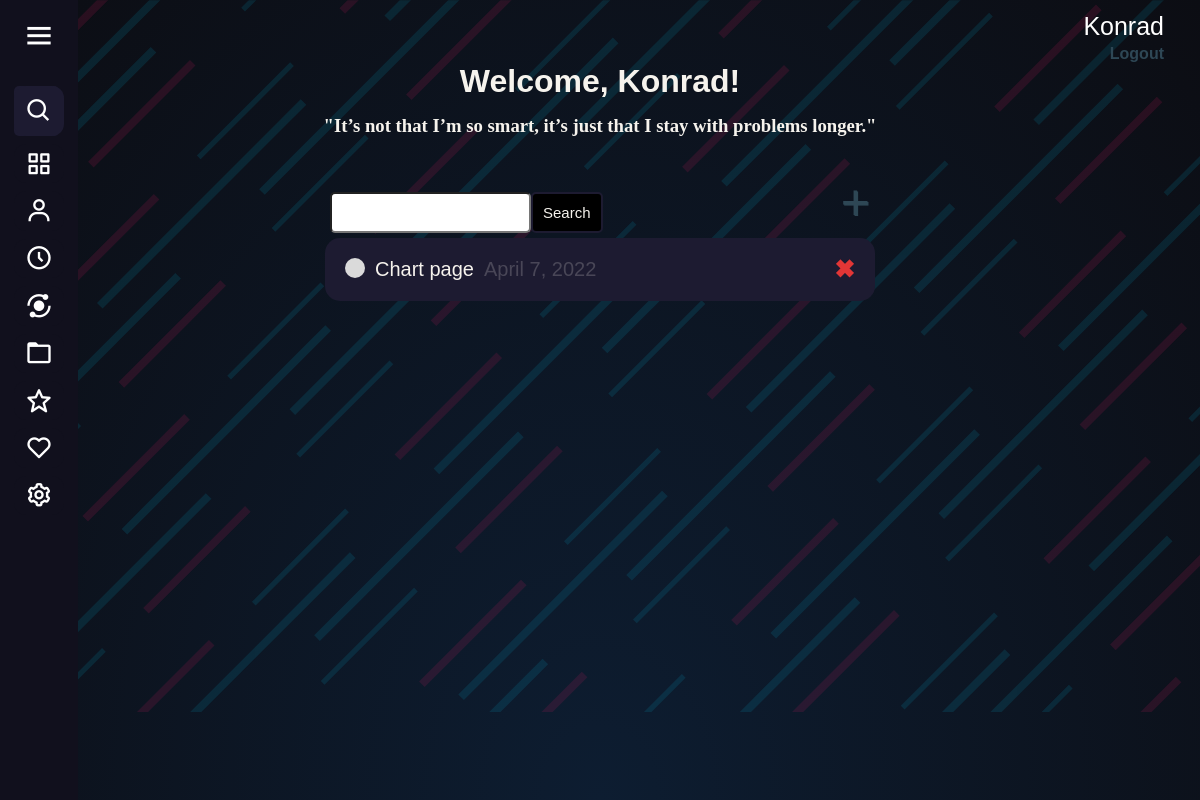
Before: / (signed in) with the older database file.
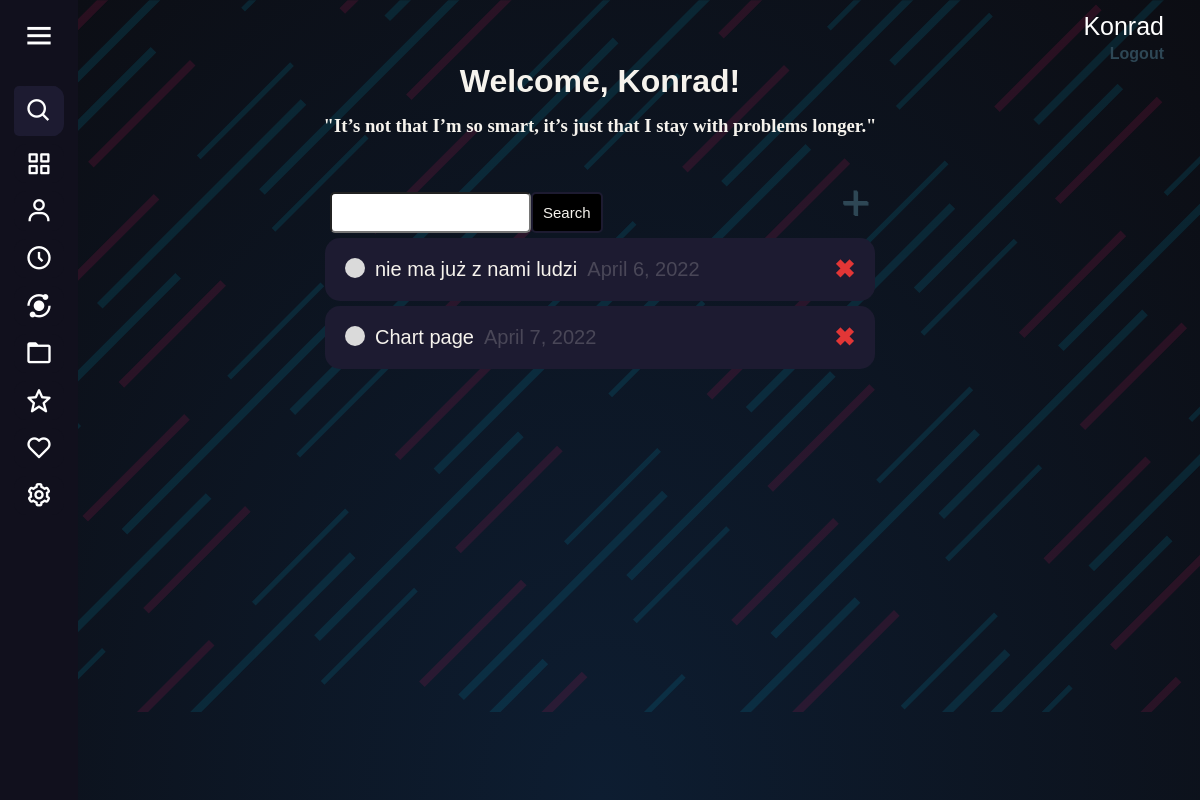
After: the same page with the newer database file.
### website/models.py (models this page shows)
class Task(models.Model):
    name = models.CharField(max_length=69)
    description = models.TextField(max_length=1337)
    deadline = models.DateField()
    status = models.BooleanField()
    user = models.ForeignKey(User, on_delete=models.CASCADE, null=True, blank=True)
    def __str__(self):
        return self.name
    class Meta:
        ordering = ['-status', 'deadline']

### website/views.py (the view)
# urls.py: path('', views.MainTasksView.as_view(), name='main-tasks'),
class MainTasksView(LoginRequiredMixin, ListView):
    model = Task
    context_object_name = "tasks"
    template_name = "maintasks.html"
    def get_context_data(self, **kwargs):
        context = super().get_context_data(**kwargs)
        context['tasks'] = context['tasks'].filter(user=self.request.user)
        context['count'] = context['tasks'].filter(status=False).count()
        search_input = self.request.GET.get('search_bar') or ''
        if search_input:
            context['tasks'] = context['tasks'].filter(name__icontains=search_input)
        context['search_input'] = search_input
        quotes = ['"Logic will take you from A to B. Imagination will take you everywhere."',
                  '"Hate is a lack of imagination."',
                  '"I am a brain, Watson. The rest of me is a mere appendix."',
                  '"Beauty you are born with, but brains you earn."',
                  '"I not only use all the brains that I have, but all I can borrow."',
                  '"It’s not that I’m so smart, it’s just that I stay with problems longer."',
                  '"Any fool can know. The point is to understand."',
                  '"The measure of intelligence is the ability to change."',
                  '"Try not to become a person of success, but rather try to become a person of value."',
                  '"Education is not the learning of the facts, but the training of the mind to think."', ]
        context['random_quote'] = random.choice(quotes)
        return context

### website/templates/maintasks.html (shortened to what this page needs)
{% extends "base.html" %}
{% block content %}
<html lang="en">
<head>
</head>
<body>
<div class="user-header-info">
{% if request.user.is_authenticated %}
<p class="user-nickname">{{ request.user }}</p>
<a class="user-log" href="{% url 'logout' %}">Logout</a>
{% else %}
<a class="user-log" href="{% url 'login' %}">Login</a>
{% endif %}
</div>
<div class="header-bar">
    <div>
        <h1>Welcome, {{ request.user.username|title }}!</h1>
        <h3 class="random-quote">{{ random_quote }}</h3>
    </div>
</div>
<div class="container">
<div class="search-bar-wrapper">
<form method="GET" class="search-bar">
    <input type="text" name="search_bar" value="{{ search_input }}">
    <input class="search-button" type="submit" value="Search">
</form>
    <a id="create-link" href="{% url 'create-tasks' %}">&#x2b;</a>
</div>
    <div class="tasks-wrapper">
        {% for task in tasks %}
        <div class="specific-task">
            {% if task.status %}
                <div class="task-name">
                    <div class="task-completed-icon"></div>
                    <s><a href="{% url 'update-tasks' task.id %}">{{ task }}</a></s>
                    <div class="deadline-task">{{ task.deadline }}</div>
                </div>
            <a class="delete-done-link" href="{% url 'delete-tasks' task.id %}">&#10004;</a>
            {% else %}
                <div class="task-name">
                    <div class="task-incomplete-icon"></div>
                    <a href="{% url 'update-tasks' task.id %}">{{ task }}</a>
                    <div class="deadline-task">{{ task.deadline }}</div>
                </div>
            <a class="delete-link" href="{% url 'delete-tasks' task.id %}">&#10006;</a>
            {% endif %}
        </div>
        {% empty %}
        <h3>No tasks yet.</h3>
        {% endfor %}
    </div>
</div>
</body>
</html>
{% endblock content %}

Changed rows visible on the page:
added Task: name "nie ma już z nami ludzi", deadline "April 6, 2022"
